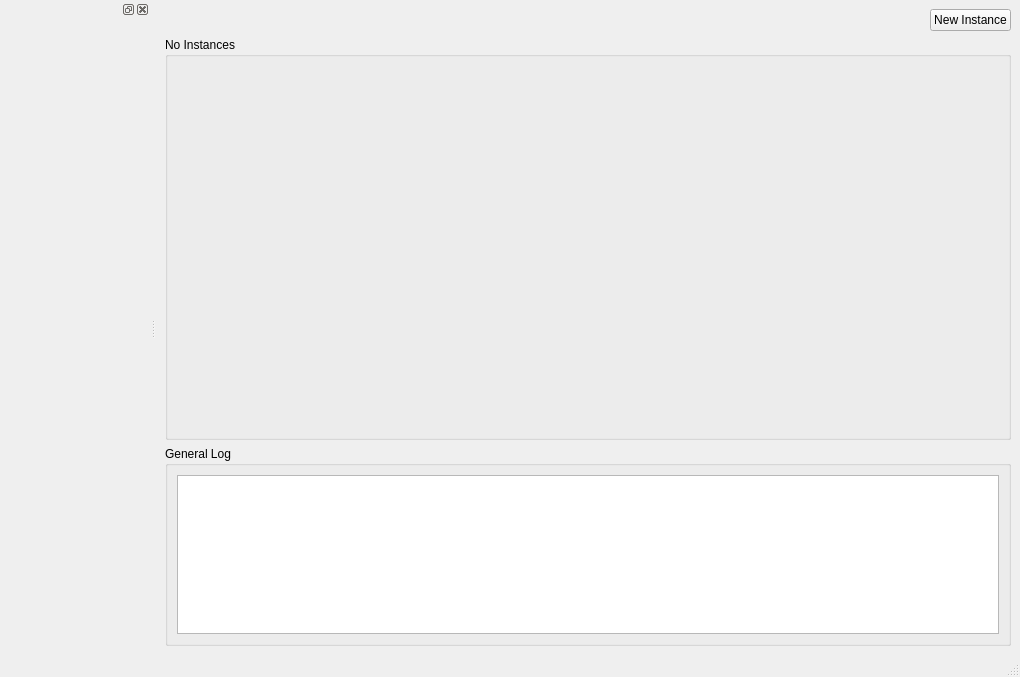
<?xml version="1.0" encoding="UTF-8"?>
<ui version="4.0">
 <class>MainWindow</class>
 <widget class="QMainWindow" name="MainWindow">
  <property name="geometry">
   <rect>
    <x>0</x>
    <y>0</y>
    <width>1020</width>
    <height>677</height>
   </rect>
  </property>
  <property name="windowTitle">
   <string>MainWindow</string>
  </property>
  <widget class="QWidget" name="centralwidget">
   <layout class="QGridLayout" name="gridLayout">
    <item row="1" column="0">
     <widget class="QGroupBox" name="instanceBox">
      <property name="sizePolicy">
       <sizepolicy hsizetype="Preferred" vsizetype="Expanding">
        <horstretch>0</horstretch>
        <verstretch>0</verstretch>
       </sizepolicy>
      </property>
      <property name="title">
       <string>No Instances</string>
      </property>
      <layout class="QGridLayout" name="gridLayout_2">
       <item row="0" column="0">
        <widget class="QWidget" name="instanceContainer" native="true"/>
       </item>
      </layout>
     </widget>
    </item>
    <item row="0" column="0">
     <layout class="QHBoxLayout" name="horizontalLayout">
      <item>
       <spacer name="horizontalSpacer">
        <property name="orientation">
         <enum>Qt::Horizontal</enum>
        </property>
        <property name="sizeHint" stdset="0">
         <size>
          <width>40</width>
          <height>20</height>
         </size>
        </property>
       </spacer>
      </item>
      <item>
       <widget class="QPushButton" name="newInstanceButton">
        <property name="text">
         <string>New Instance</string>
        </property>
       </widget>
      </item>
     </layout>
    </item>
    <item row="2" column="0">
     <widget class="QGroupBox" name="generalLogBox">
      <property name="sizePolicy">
       <sizepolicy hsizetype="Preferred" vsizetype="Preferred">
        <horstretch>0</horstretch>
        <verstretch>0</verstretch>
       </sizepolicy>
      </property>
      <property name="maximumSize">
       <size>
        <width>16777215</width>
        <height>200</height>
       </size>
      </property>
      <property name="title">
       <string>General Log</string>
      </property>
      <layout class="QGridLayout" name="gridLayout_3">
       <item row="0" column="0">
        <widget class="QTextEdit" name="textEdit">
         <property name="maximumSize">
          <size>
           <width>16777215</width>
           <height>16777215</height>
          </size>
         </property>
         <property name="readOnly">
          <bool>true</bool>
         </property>
        </widget>
       </item>
      </layout>
     </widget>
    </item>
   </layout>
  </widget>
  <widget class="QStatusBar" name="statusbar"/>
  <widget class="QMenuBar" name="menubar">
   <property name="geometry">
    <rect>
     <x>0</x>
     <y>0</y>
     <width>1020</width>
     <height>26</height>
    </rect>
   </property>
  </widget>
  <widget class="QDockWidget" name="instancesDockWidget">
   <property name="minimumSize">
    <size>
     <width>150</width>
     <height>40</height>
    </size>
   </property>
   <attribute name="dockWidgetArea">
    <number>1</number>
   </attribute>
   <widget class="QWidget" name="instancesListContainer"/>
  </widget>
  <action name="actionModify_credentials">
   <property name="text">
    <string>Modify credentials...</string>
   </property>
  </action>
 </widget>
 <resources/>
 <connections/>
</ui>
